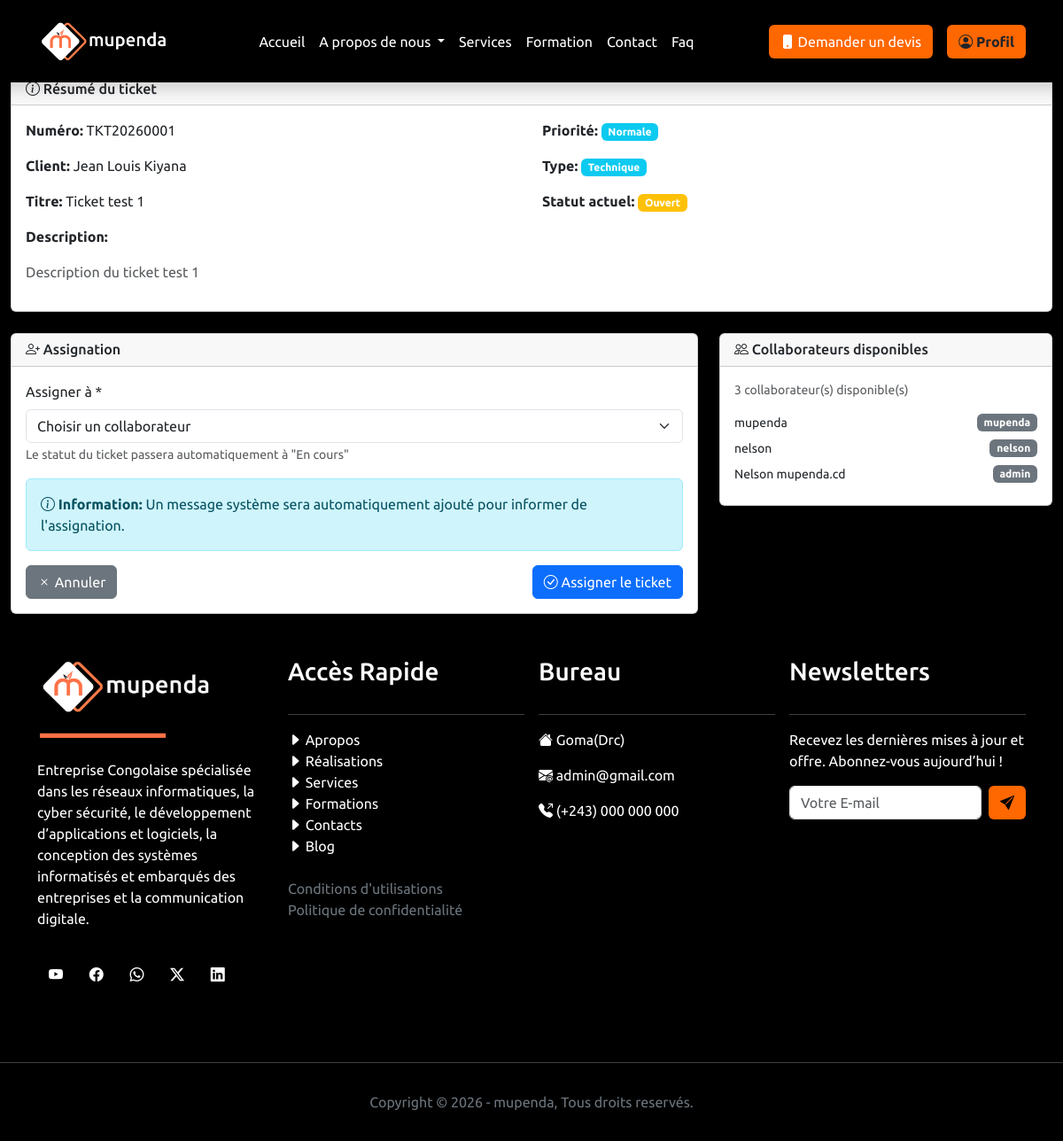
/administration/support/tickets/1/assigner/ (signed in), run on the app's committed database.
### MupendaApp/models.py (models this page shows, shortened)
class TicketSupport(models.Model):
    STATUT_CHOICES = [
        ('OUVERT', 'Ouvert'),
        ('EN_COURS', 'En cours'),
        ('RESOLU', 'Résolu'),
        ('FERME', 'Fermé'),
        ('URGENT', 'Urgent'),
    ]
    PRIORITE_CHOICES = [
        ('BASSE', 'Basse'),
        ('NORMALE', 'Normale'),
        ('HAUTE', 'Haute'),
        ('URGENTE', 'Urgente'),
    ]
    TYPE_CHOICES = [
        ('TECHNIQUE', 'Technique'),
        ('FACTURATION', 'Facturation'),
        ('COMMERCIAL', 'Commercial'),
        ('AUTRE', 'Autre'),
    ]
    numero = models.CharField(max_length=50, unique=True)
    client = models.ForeignKey(Client, on_delete=models.CASCADE, related_name='tickets')
    titre = models.CharField(max_length=200)
    description = models.TextField()
    type_demande = models.CharField(max_length=20, choices=TYPE_CHOICES, default='TECHNIQUE')
    priorite = models.CharField(max_length=20, choices=PRIORITE_CHOICES, default='NORMALE')
    statut = models.CharField(max_length=20, choices=STATUT_CHOICES, default='OUVERT')
    assigne_a = models.ForeignKey(
        settings.AUTH_USER_MODEL,
        on_delete=models.SET_NULL,
        null=True,
        blank=True,
        related_name='tickets_assignes'
    )
    projet_concerne = models.ForeignKey(Projet, on_delete=models.SET_NULL, null=True, blank=True, related_name='tickets')
    date_creation = models.DateTimeField(auto_now_add=True)
    date_resolution = models.DateTimeField(null=True, blank=True)
    cree_par = models.ForeignKey(
        settings.AUTH_USER_MODEL,
        on_delete=models.SET_NULL,
        null=True,
        related_name='tickets_crees'
    )
    resolu_par = models.ForeignKey(
        settings.AUTH_USER_MODEL,
        on_delete=models.SET_NULL,
        null=True,
        blank=True,
        related_name='tickets_resolus'
    )
    cree_le = models.DateTimeField(auto_now_add=True)
    modifie_le = models.DateTimeField(auto_now=True)
    class Meta:
        ordering = ['-date_creation']
        verbose_name = "Ticket support"
        verbose_name_plural = "Tickets support"

class Client(models.Model):
    TYPE_CLIENT_CHOICES = [
        ('PME', 'PME'),
        ('STARTUP', 'Startup'),
        ('GRAND_COMPTE', 'Grand Compte'),
        ('PARTICULIER', 'Particulier'),
    ]
    STATUT_CLIENT_CHOICES = [
        ('PROSPECT', 'Prospect'),
        ('ACTIF', 'Actif'),
        ('INACTIF', 'Inactif'),
        ('ARCHIVE', 'Archivé'),
    ]
    nom = models.CharField(max_length=100)
    adresse = models.CharField(max_length=255)
    email = models.EmailField(unique=True)
    telephone = models.CharField(max_length=20, blank=True, null=True)
    type_client = models.CharField(max_length=20, choices=TYPE_CLIENT_CHOICES, default='PARTICULIER')
    statut_client = models.CharField(max_length=20, choices=STATUT_CLIENT_CHOICES, default='PROSPECT')
    siret = models.CharField(max_length=14, blank=True, null=True, help_text="Numéro SIRET pour les entreprises")
    secteur_activite = models.CharField(max_length=100, blank=True, null=True)
    site_web = models.URLField(blank=True, null=True)
    notes = models.TextField(blank=True, null=True)
    responsable_compte = models.ForeignKey(
        settings.AUTH_USER_MODEL,
        on_delete=models.SET_NULL,
        null=True,
        related_name='clients_geres'
    )
    date_creation = models.DateTimeField(auto_now_add=True)
    date_maj = models.DateTimeField(auto_now=True)
    class Meta:
        ordering = ['-date_creation']
        verbose_name = "Client"
        verbose_name_plural = "Clients"

class CustomUser(AbstractUser):
    is_administrateur = models.BooleanField(default=False)
    is_utilisateur = models.BooleanField(default=True)
    photo_profil = models.ImageField(upload_to="static/images", blank=True, null=True)

### MupendaApp/views.py (the view, shortened to what this page needs)
# urls.py: path('administration/support/tickets/<int:ticket_id>/assigner/', views.AssignerTicketView, name='assigner_ticket'),
@login_required
def AssignerTicketView(request, ticket_id):
    ticket = get_object_or_404(TicketSupport, id=ticket_id)
    return render(request, 'administration/support/assigner_ticket.html', {
        'ticket': ticket,
        'collaborateurs': User.objects.all(),
    })

### MupendaApp/templates/administration/support/assigner_ticket.html (shortened to what this page needs)
{% extends "base.html" %}
{% load static %}
{% block content %}
<div class="container-fluid">
    <div class="d-flex justify-content-between align-items-center mb-4">
        <div>
            <h1 class="h3 mb-0">
            </h1>
            <p class="text-muted mb-0">Assigner ce ticket à un collaborateur</p>
        </div>
        <div>
            <a href="{% url 'fiche_ticket' ticket.id %}" class="btn btn-secondary">
            </a>
        </div>
    </div>
    <div class="card mb-4">
        <div class="card-header">
            <h6 class="mb-0">
                <i class="bi bi-info-circle"></i> Résumé du ticket
            </h6>
        </div>
        <div class="card-body">
            <div class="row">
                <div class="col-md-6">
                    <p><strong>Numéro:</strong> {{ ticket.numero }}</p>
                    <p><strong>Client:</strong> {{ ticket.client.nom }}</p>
                    <p><strong>Titre:</strong> {{ ticket.titre }}</p>
                </div>
                <div class="col-md-6">
                    <p><strong>Priorité:</strong>
                        <span class="badge bg-{% if ticket.priorite == 'URGENTE' %}danger{% elif ticket.priorite == 'HAUTE' %}warning{% elif ticket.priorite == 'NORMALE' %}info{% else %}secondary{% endif %}">
                            {{ ticket.get_priorite_display }}
                        </span>
                    </p>
                    <p><strong>Type:</strong>
                        <span class="badge bg-info">{{ ticket.get_type_demande_display }}</span>
                    </p>
                    <p><strong>Statut actuel:</strong>
                        <span class="badge bg-{% if ticket.statut == 'OUVERT' %}warning{% elif ticket.statut == 'EN_COURS' %}info{% elif ticket.statut == 'RESOLU' %}success{% else %}secondary{% endif %}">
                            {{ ticket.get_statut_display }}
                        </span>
                    </p>
                </div>
            </div>
            <div class="row">
                <div class="col-12">
                    <p><strong>Description:</strong></p>
                    <p class="text-muted">{{ ticket.description|truncatechars:200 }}</p>
                </div>
            </div>
        </div>
    </div>
    <div class="row">
        <div class="col-md-8">
            <div class="card">
                <div class="card-header">
                    <h6 class="mb-0">
                        <i class="bi bi-person-plus"></i> Assignation
                    </h6>
                </div>
                <div class="card-body">
                    <form method="post">
                        <div class="mb-3">
                            <label for="assigne_a" class="form-label">Assigner à *</label>
                            <select class="form-select" id="assigne_a" name="assigne_a" required>
                                <option value="">Choisir un collaborateur</option>
                            </select>
                            <small class="form-text text-muted">
                                Le statut du ticket passera automatiquement à "En cours"
                            </small>
                        </div>
                        <div class="alert alert-info">
                            <i class="bi bi-info-circle"></i>
                            <strong>Information:</strong> Un message système sera automatiquement ajouté pour informer de l'assignation.
                        </div>
                        <div class="d-flex justify-content-between">
                            <a href="{% url 'fiche_ticket' ticket.id %}" class="btn btn-secondary">
                                <i class="bi bi-x"></i> Annuler
                            </a>
                            <button type="submit" class="btn btn-primary">
                                <i class="bi bi-check-circle"></i> Assigner le ticket
                            </button>
                        </div>
                    </form>
                </div>
            </div>
        </div>
        <div class="col-md-4">
            <div class="card">
                <div class="card-header">
                    <h6 class="mb-0">
                        <i class="bi bi-people"></i> Collaborateurs disponibles
                    </h6>
                </div>
                <div class="card-body">
                    <p class="small text-muted mb-3">
                        {{ collaborateurs|length }} collaborateur(s) disponible(s)
                    </p>
                    {% for collaborateur in collaborateurs %}
                    <div class="d-flex justify-content-between align-items-center mb-2">
                        <span class="small">{{ collaborateur.get_full_name|default:collaborateur.username }}</span>
                        <span class="badge bg-secondary">{{ collaborateur.username }}</span>
                    </div>
                    {% endfor %}
                </div>
            </div>
        </div>
    </div>
</div>
{% endblock %}

### data on the page
TicketSupport: numero "TKT20260001", client.nom "Jean Louis Kiyana", titre "Ticket test 1", priorite "Normale", type_demande "Technique", statut "Ouvert", description "Description du ticket test 1"
CustomUser: get_full_name "mupenda", username "mupenda"
CustomUser: get_full_name "nelson", username "nelson"
CustomUser: get_full_name "Nelson mupenda.cd", username "admin"

### other printed values
{{ collaborateurs|length }} "3"
